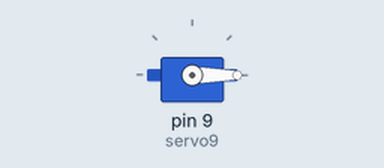
Recording of a sketch running on a simulated Arduino Uno, built with avr-gcc and run on an emulated ATmega328P. Shown: servo.

Above: at 1.05 s.
At 4.0 s:
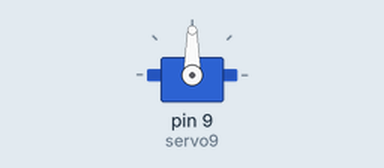
At 7.0 s:
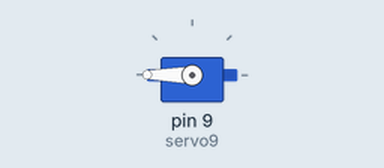
Timing chart, 0 to 8.8 s (numbered marks = the images above):
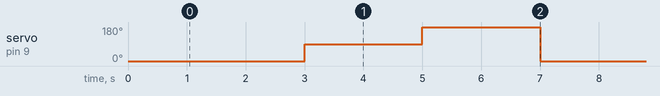

The sketch:

test1.ino
```cpp
#include <Servo.h>

Servo   servo9;

void setup() {
servo9.attach(9);
servo9.write(0);
delay(1000);
}

void loop() {
servo9.write(0);
delay(2000);
servo9.write(90);
delay(2000);
servo9.write(200);
delay(2000);
}
```

Measured:
- by itself, servo on pin 9 (servo9): repeats every 6.0 s: 180° 2.0 s, 0° 2.0 s, 90° 2.0 s
